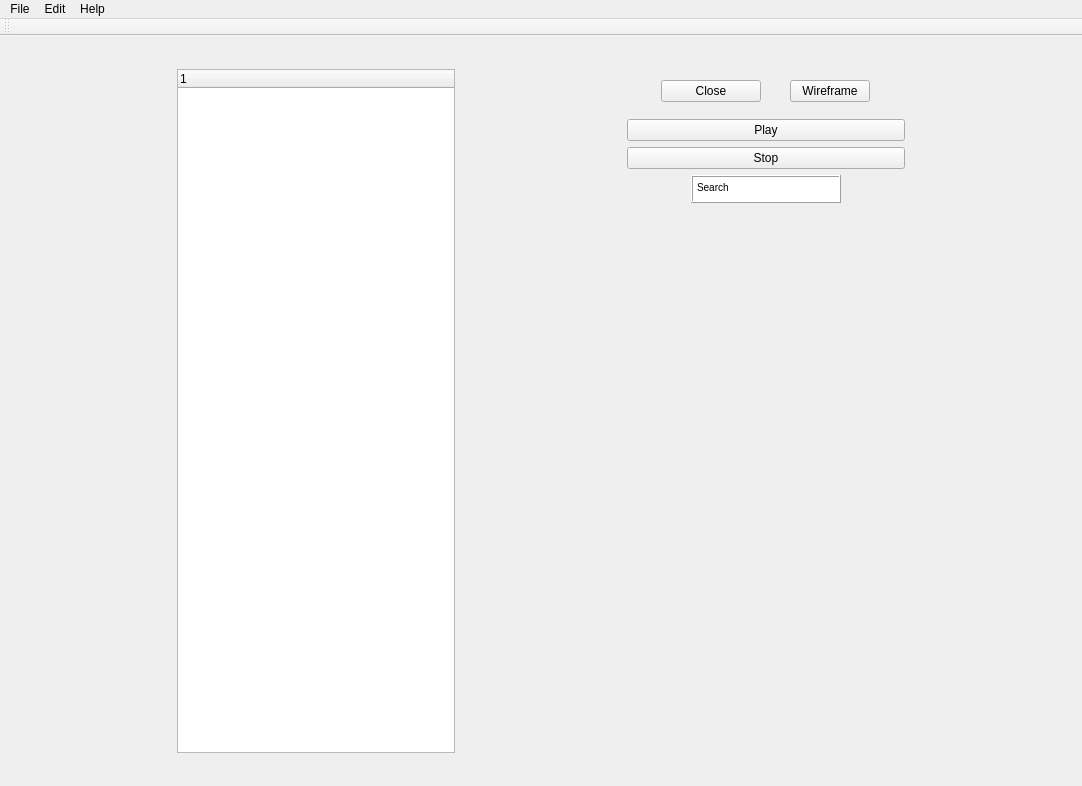
<?xml version="1.0" encoding="UTF-8"?>
<ui version="4.0">
 <class>MainWindow</class>
 <widget class="QMainWindow" name="MainWindow">
  <property name="geometry">
   <rect>
    <x>0</x>
    <y>0</y>
    <width>1082</width>
    <height>786</height>
   </rect>
  </property>
  <property name="windowTitle">
   <string>OpenGL in Qt</string>
  </property>
  <widget class="QWidget" name="widget">
   <property name="maximumSize">
    <size>
     <width>16777215</width>
     <height>16777215</height>
    </size>
   </property>
   <layout class="QVBoxLayout" name="verticalLayout">
    <item>
     <widget class="QWidget" name="horizontalWidget" native="true">
      <property name="minimumSize">
       <size>
        <width>1060</width>
        <height>300</height>
       </size>
      </property>
      <property name="maximumSize">
       <size>
        <width>16777215</width>
        <height>16777215</height>
       </size>
      </property>
      <layout class="QHBoxLayout" name="horizontalLayout_4">
       <item>
        <widget class="QWidget" name="LeftContent" native="true">
         <property name="minimumSize">
          <size>
           <width>0</width>
           <height>30</height>
          </size>
         </property>
         <property name="maximumSize">
          <size>
           <width>300</width>
           <height>16777215</height>
          </size>
         </property>
         <layout class="QVBoxLayout" name="verticalLayout_2">
          <item>
           <widget class="QTreeWidget" name="treeWidgetLOO">
            <column>
             <property name="text">
              <string/>
             </property>
            </column>
           </widget>
          </item>
         </layout>
        </widget>
       </item>
       <item>
        <layout class="QVBoxLayout" name="OpenGLLayout"/>
       </item>
       <item>
        <widget class="QWidget" name="RightContent" native="true">
         <property name="maximumSize">
          <size>
           <width>300</width>
           <height>16777215</height>
          </size>
         </property>
         <layout class="QVBoxLayout" name="RightContentW">
          <item>
           <widget class="QWidget" name="Button" native="true">
            <property name="maximumSize">
             <size>
              <width>16777215</width>
              <height>50</height>
             </size>
            </property>
            <layout class="QHBoxLayout" name="Buttons">
             <item>
              <widget class="QPushButton" name="pushButtonClose">
               <property name="sizePolicy">
                <sizepolicy hsizetype="Fixed" vsizetype="Fixed">
                 <horstretch>0</horstretch>
                 <verstretch>0</verstretch>
                </sizepolicy>
               </property>
               <property name="maximumSize">
                <size>
                 <width>100</width>
                 <height>30</height>
                </size>
               </property>
               <property name="layoutDirection">
                <enum>Qt::LeftToRight</enum>
               </property>
               <property name="text">
                <string>Close</string>
               </property>
              </widget>
             </item>
             <item>
              <widget class="QPushButton" name="pushButton">
               <property name="sizePolicy">
                <sizepolicy hsizetype="Fixed" vsizetype="Fixed">
                 <horstretch>0</horstretch>
                 <verstretch>0</verstretch>
                </sizepolicy>
               </property>
               <property name="text">
                <string>Wireframe</string>
               </property>
              </widget>
             </item>
            </layout>
           </widget>
          </item>
          <item>
           <widget class="QPushButton" name="playButton">
            <property name="text">
             <string>Play</string>
            </property>
           </widget>
          </item>
          <item>
           <widget class="QPushButton" name="pushButton_2">
            <property name="text">
             <string>Stop</string>
            </property>
           </widget>
          </item>
          <item alignment="Qt::AlignHCenter">
           <widget class="QTextBrowser" name="Search">
            <property name="sizePolicy">
             <sizepolicy hsizetype="Minimum" vsizetype="Minimum">
              <horstretch>0</horstretch>
              <verstretch>0</verstretch>
             </sizepolicy>
            </property>
            <property name="maximumSize">
             <size>
              <width>150</width>
              <height>28</height>
             </size>
            </property>
            <property name="frameShape">
             <enum>QFrame::Box</enum>
            </property>
            <property name="frameShadow">
             <enum>QFrame::Raised</enum>
            </property>
            <property name="html">
             <string>&lt;!DOCTYPE HTML PUBLIC &quot;-//W3C//DTD HTML 4.0//EN&quot; &quot;http://www.w3.org/TR/REC-html40/strict.dtd&quot;&gt;
&lt;html&gt;&lt;head&gt;&lt;meta name=&quot;qrichtext&quot; content=&quot;1&quot; /&gt;&lt;style type=&quot;text/css&quot;&gt;
p, li { white-space: pre-wrap; }
&lt;/style&gt;&lt;/head&gt;&lt;body style=&quot; font-family:'MS Shell Dlg 2'; font-size:7.8pt; font-weight:400; font-style:normal;&quot;&gt;
&lt;p style=&quot; margin-top:0px; margin-bottom:0px; margin-left:0px; margin-right:0px; -qt-block-indent:0; text-indent:0px;&quot;&gt;&lt;span style=&quot; font-family:'MS Shell Dlg 2';&quot;&gt;Search&lt;/span&gt;&lt;/p&gt;&lt;/body&gt;&lt;/html&gt;</string>
            </property>
           </widget>
          </item>
          <item>
           <spacer name="verticalSpacer">
            <property name="orientation">
             <enum>Qt::Vertical</enum>
            </property>
            <property name="sizeHint" stdset="0">
             <size>
              <width>20</width>
              <height>40</height>
             </size>
            </property>
           </spacer>
          </item>
          <item>
           <layout class="QVBoxLayout" name="RightWid"/>
          </item>
         </layout>
        </widget>
       </item>
      </layout>
     </widget>
    </item>
   </layout>
  </widget>
  <widget class="QMenuBar" name="menuBar">
   <property name="geometry">
    <rect>
     <x>0</x>
     <y>0</y>
     <width>1082</width>
     <height>26</height>
    </rect>
   </property>
   <widget class="QMenu" name="menuFile">
    <property name="title">
     <string>File</string>
    </property>
   </widget>
   <widget class="QMenu" name="menuEdith">
    <property name="title">
     <string>Edit</string>
    </property>
    <addaction name="actionAdd_Sphere"/>
    <addaction name="actionAdd_Cube"/>
    <addaction name="actionAdd_Triangle"/>
    <addaction name="actionAdd_Plane"/>
   </widget>
   <widget class="QMenu" name="menuHelp">
    <property name="title">
     <string>Help</string>
    </property>
   </widget>
   <addaction name="menuFile"/>
   <addaction name="menuEdith"/>
   <addaction name="menuHelp"/>
  </widget>
  <widget class="QToolBar" name="mainToolBar">
   <attribute name="toolBarArea">
    <enum>TopToolBarArea</enum>
   </attribute>
   <attribute name="toolBarBreak">
    <bool>false</bool>
   </attribute>
  </widget>
  <action name="actionAdd_Sphere">
   <property name="text">
    <string>Add Sphere</string>
   </property>
  </action>
  <action name="actionAdd_Cube">
   <property name="text">
    <string>Add Cube</string>
   </property>
  </action>
  <action name="actionAdd_Triangle">
   <property name="text">
    <string>Add Triangle</string>
   </property>
  </action>
  <action name="actionAdd_Plane">
   <property name="text">
    <string>Add Plane</string>
   </property>
  </action>
  <action name="actionHei">
   <property name="text">
    <string>Hei</string>
   </property>
  </action>
 </widget>
 <layoutdefault spacing="6" margin="11"/>
 <resources/>
 <connections/>
</ui>
